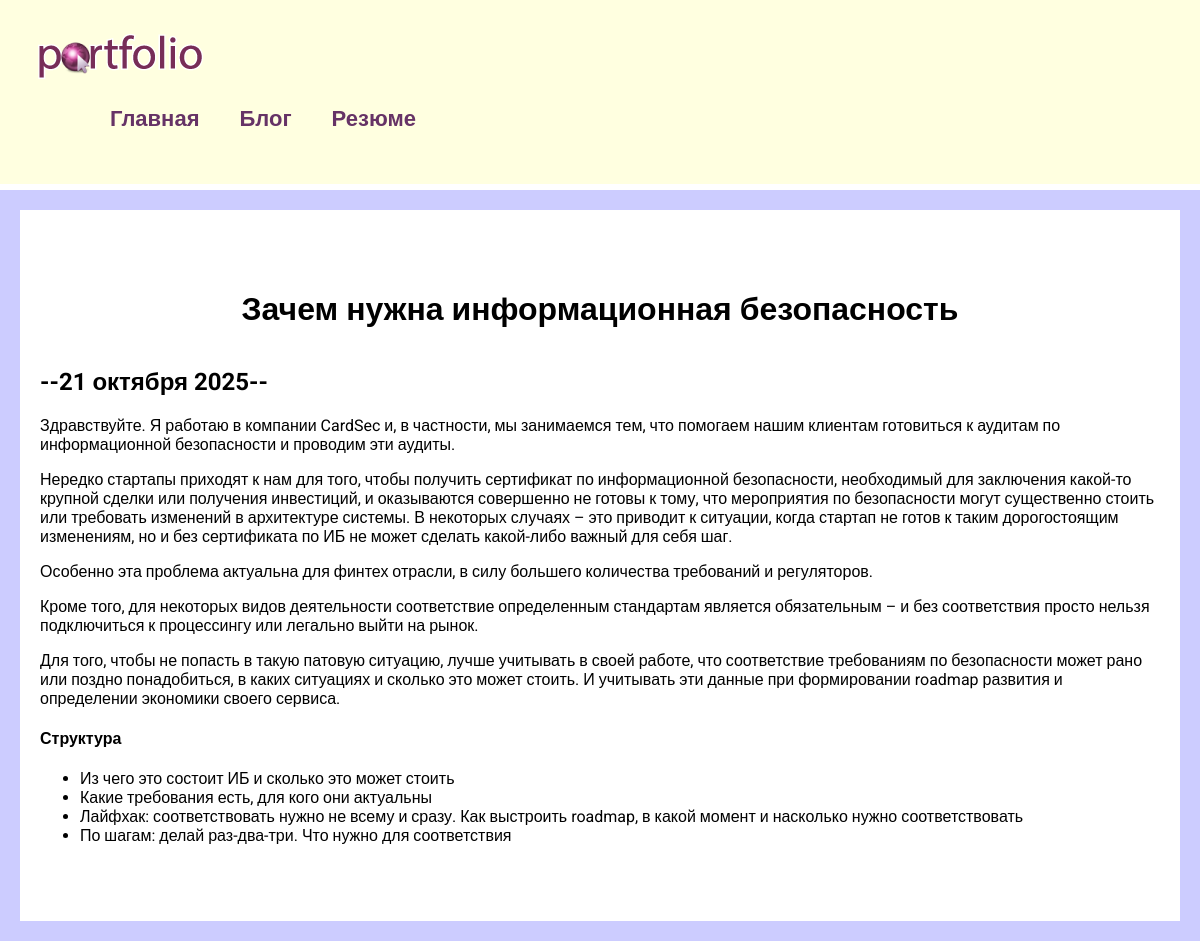
The app's page /blog/4 with its own data.
### blog/models.py (models this page shows, shortened)
class Blog(models.Model):
    title = models.CharField(max_length=200)
    description = models.TextField()
    date = models.DateField()

### blog/views.py (the view)
# urls.py: path('<int:blog_id>', views.detail, name='detail'),
def detail(request, blog_id):
    blog = get_object_or_404(Blog, pk=blog_id)
    return render(request, 'blog/details.html', {'blog': blog})

### blog/templates/blog/details.html
{% extends 'skills/base.html' %}
{% block content %}
<div class="detail">
<h1>{{ blog.title }}</h1>
    <h2>--{{blog.date|date:'j E Y'}}--</h2>
    {{ blog.description|safe }}
</div>
{% endblock %}

### skills/static/css/style.css (style rules this page uses)
body { font-family: "Roboto", sans-serif; padding: 0; margin: 0; background: #CCCCFF; }
.content h1 { text-align: center; margin: 60px 0 40px }
.detail { background: #FFF; padding: 20px 20px 60px; }

### records on screen
Blog: title "Зачем нужна информационная безопасность", date "21 октября 2025", description "Здравствуйте. Я работаю в компании CardSec и, в частности, мы занимаемся тем, что помогаем нашим клиентам готовиться к аудитам по информационной безопасности и проводим эти аудиты. Нередко стартапы приходят к нам для того, чтобы получить сертификат по информационной безопасности, необходимый для заключения какой-то крупной сделки или получения инвестиций, и оказываются совершенно не готовы к тому, что мероприятия по безопасности могут существенно стоить или требовать изменений в архитектуре системы. В некоторых случаях – это приводит к ситуации, когда стартап не готов к таким дорогостоящим изменениям, но и без сертификата по ИБ не может сделать какой-либо важный для себя шаг. Особенно эта…"
